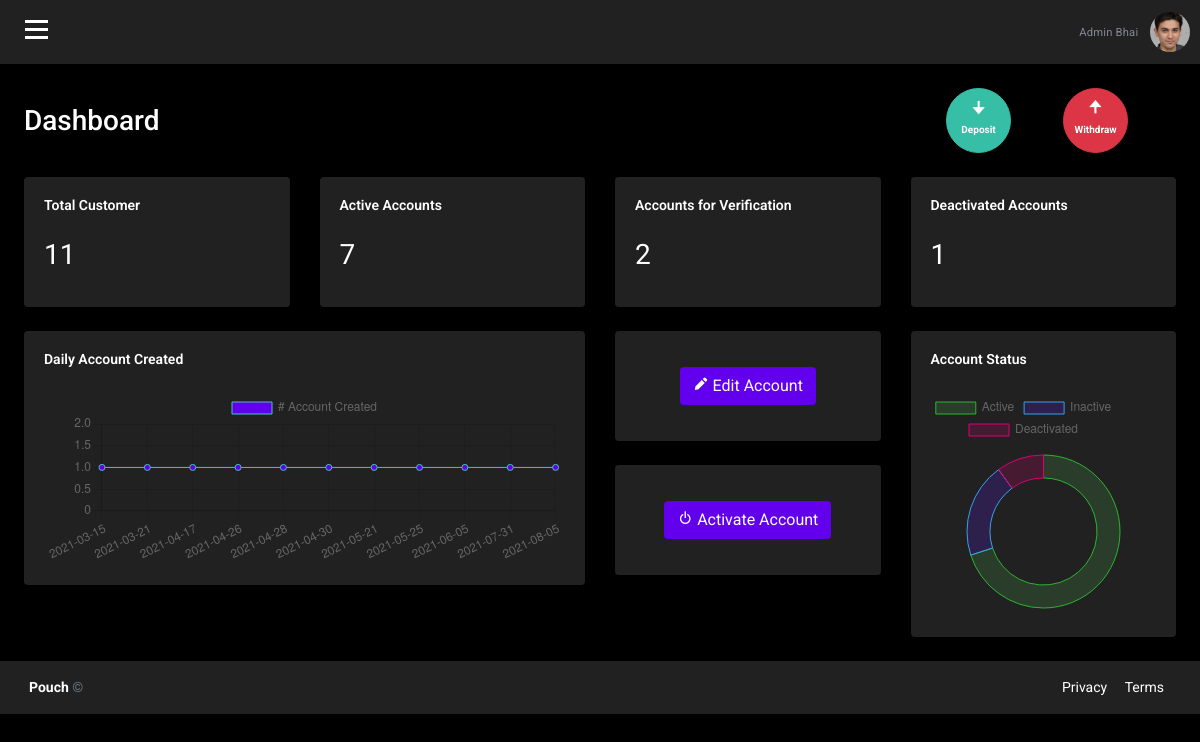
The page /admin/Dashboard.php (signed in) on the database its author committed.
### tables this page shows
CREATE TABLE `customer_detail` (
  `C_No` int(11) NOT NULL,
  `Account_No` varchar(12) NOT NULL,
  `C_First_Name` text NOT NULL,
  `C_Last_Name` text NOT NULL,
  `Gender` text NOT NULL,
  `C_Father_Name` text NOT NULL,
  `C_Mother_Name` text NOT NULL,
  `C_Birth_Date` date NOT NULL,
  `C_Adhar_No` varchar(12) NOT NULL,
  `C_Pan_No` varchar(10) NOT NULL,
  `C_Mobile_No` varchar(10) NOT NULL,
  `C_Email` varchar(200) NOT NULL,
  `C_Pincode` varchar(6) NOT NULL,
  `C_Adhar_Doc` varchar(500) NOT NULL,
  `C_Pan_Doc` varchar(500) NOT NULL,
  `Create_Date` date NOT NULL DEFAULT current_timestamp(),
  `ProfileColor` varchar(100) NOT NULL,
  `ProfileImage` varchar(400) NOT NULL,
  `Bio` varchar(100) NOT NULL
);

### admin/adminData.php (called while the page is built, shortened)
<?php
    $AccountNo = $_SESSION['accountNo'];
    $query = "SELECT * FROM customer_detail WHERE Account_No = '$AccountNo'";
    $result = mysqli_query($conn, $query) or die(mysqli_error($conn));
    if (mysqli_num_rows($result) > 0) {
        while ($row = mysqli_fetch_assoc($result)) {
            $Fname = $row['C_First_Name'];
            $Lname = $row['C_Last_Name'];
            $Profile = $row['ProfileImage'];
        }
        $Admin = $Fname." ".$Lname;
        $AdminProfile = "../user/".$Profile;
    }
?>

### admin/Dashboard.php (the view, shortened to what this page needs)
<?php
include '../user/connection.php';
include "../admin/adminData.php";
$TotalCustomer = mysqli_query($conn, " SELECT * FROM customer_detail");
$TotalCustomer = mysqli_num_rows($TotalCustomer);
$ActiveAccount = mysqli_query($conn, " SELECT * FROM login where Status = 'Active' ");
$ActiveAccount = mysqli_num_rows($ActiveAccount);
$InactiveAccount = mysqli_query($conn, " SELECT * FROM login where Status = 'inactive' ");
$InactiveAccount = mysqli_num_rows($InactiveAccount);
$DeactiveAccount = mysqli_query($conn, " SELECT * FROM login where Status = 'Deactivated' ");
$DeactiveAccount = mysqli_num_rows($DeactiveAccount);
$query = "SELECT
DATE(Create_Date) AS DATE,
COUNT(C_No)
FROM
customer_detail
GROUP BY
DATE(Create_Date)
";
$result = mysqli_query($conn, $query);
$date = array();
$data = array();
if (mysqli_num_rows($result) > 0) {
    while ($row = mysqli_fetch_assoc($result)) {
        $date[] = $row['DATE'];
        $data[] = (int)$row['COUNT(C_No)'];
    }
}
?>
<!doctype html>
<html lang="en">
<head>
    <link rel="stylesheet" href="https://stackpath.bootstrapcdn.com/bootstrap/4.1.3/css/bootstrap.min.css">
    <link rel="stylesheet" href="../assets/vendor/boxicons/css/boxicons.css">
    <link rel="stylesheet" href="../assets/vendor/boxicons/css/boxicons.min.css">
    <link rel="stylesheet" href="../assets/vendor/boxicons/css/animations.css">
    <link rel="stylesheet" href="../assets/vendor/boxicons/css/transformations.css">
    <link rel="stylesheet" href="https://use.fontawesome.com/releases/v5.7.2/css/all.css">
    <link rel="stylesheet" href="../admin/css/AdminDash.css">
</head>
<body class="dark_bg">
    <div id="wrapper">
        <div id="page-content-wrapper">
            <div id="content">
                <div class="container-fluid p-0 px-lg-0 px-md-0">
                    <nav class="navbar navbar-expand navbar-light gray_bg my-navbar">
                        <div type="button" id="bar" class="nav-icon1 hamburger animated fadeInLeft is-closed" data-toggle="offcanvas">
                            <span class="light_bg"></span>
                            <span class="light_bg"></span>
                            <span class="light_bg"></span>
                        </div>
                        <ul class="navbar-nav ml-auto">
                            <li>
                                <a class="nav-link" href="#" role="button">
                                    <span class="mr-2 d-none d-lg-inline text-gray-600 small"><?php echo $Admin ?></span>
                                    <img id="AdminDropdown" class="img-profile rounded-circle" src="<?php echo $AdminProfile; ?>">
                                </a>
                            </li>
                        </ul>
                    </nav>
                    <div class="container-fluid px-lg-4 dark_bg light">
                        <div class="row">
                            <div class="col-md-12 mt-lg-4 mt-4">
                                <div class="d-sm-flex align-items-center justify-content-between mb-4">
                                    <h1 class="h3 mb-0 light">Dashboard</h1>
                                    <div>
                                        <a href="../admin/wallet/Deposit.php" role="button" class="btn btn-success btn-circle btn-md ShowHide mr-5">
                                            <div><i class='bx bxs-down-arrow-alt bx-sm'></i></div>Deposit
                                        </a>
                                        <a href="../admin/wallet/Withdraw.php" role="button" class="btn btn-danger btn-circle btn-md ShowHide mr-5">
                                            <div><i class='bx bxs-up-arrow-alt bx-sm'></i></div>Withdraw
                                        </a>
                                    </div>
                                </div>
                            </div>
                            <div class="col-md-12">
                                <div class="row">
                                    <div class="col-sm-3">
                                        <div class="card gray_bg">
                                            <div class="card-body card-shadow">
                                                <h5 class="card-title light mb-4 ">Total Customer</h5>
                                                <h1 class="display-5 mt-1 mb-3 light"><?php echo "$TotalCustomer"; ?></h1>
                                            </div>
                                        </div>
                                    </div>
                                    <div class="col-sm-3">
                                        <div class="card gray_bg">
                                            <div class="card-body card-shadow">
                                                <h5 class="card-title light mb-4">Active Accounts</h5>
                                                <h1 class="display-5 mt-1 mb-3 light"><?php echo $ActiveAccount; ?></h1>
                                            </div>
                                        </div>
                                    </div>
                                    <div class="col-sm-3">
                                        <div class="card gray_bg">
                                            <div class="card-body card-shadow">
                                                <h5 class="card-title light mb-4">Accounts for Verification</h5>
                                                <h1 class="display-5 mt-1 mb-3 light"><?php echo $InactiveAccount; ?></h1>
                                            </div>
                                        </div>
                                    </div>
                                    <div class="col-sm-3">
                                        <div class="card gray_bg">
                                            <div class="card-body card-shadow">
                                                <h5 class="card-title light mb-4">Deactivated Accounts</h5>
                                                <h1 class="display-5 mt-1 mb-3 light"><?php echo $DeactiveAccount; ?></h1>
                                            </div>
                                        </div>
                                    </div>
                                </div>
                            </div>
                            <div class="col-md-12">
                                <div class="row">
                                    <div class="col-md-6">
                                        <div class="card gray_bg">
                                            <div class="card-body card-shadow">
                                                <h5 class="card-title light mb-4 ">Daily Account Created</h5>
                                                <canvas id="Customer" width="600" height="200"></canvas>
                                            </div>
                                        </div>
                                    </div>
                                    <div class="col-md-6">
                                        <div class="row">
                                            <div class="col-sm-6">
                                                <div class="row">
                                                    <div class="col-sm-12">
                                                        <div class="card gray_bg">
                                                            <div class="card-body card-shadow">
                                                                <div class="d-flex justify-content-center">
                                                                    <a role="button" href="../admin/accounts/EditAccount.php" class="btn text-decoration-none btn-custo mt-3 mb-3"><i class='bx bxs-pencil'></i> Edit Account</a>
                                                                </div>
                                                            </div>
                                                        </div>
                                                    </div>
                                                    <div class="col-sm-12">
                                                        <div class="card gray_bg">
                                                            <div class="card-body card-shadow">
                                                                <div class="d-flex justify-content-center">
                                                                    <a role="button" href="../admin/accounts/ActivateAccount.php" class="btn text-decoration-none btn-custo mt-3 mb-3"><i class='bx bx-power-off'></i> Activate Account</a>
                                                                </div>
                                                            </div>
                                                        </div>
                                                    </div>
                                                </div>
                                            </div>
                                            <div class="col-sm-6">
                                                <div class="card gray_bg">
                                                    <div class="card-body card-shadow">
                                                        <h5 class="card-title light mb-4">Account Status</h5>
                                                        <canvas id="Accounts"></canvas>
                                                    </div>
                                                </div>
                                            </div>
                                        </div>
                                    </div>
                                </div>
                            </div>
                        </div>
                    </div>
                </div>
                <footer class="footer gray_bg">
                    <div class="container-fluid">
                        <div class="row text-muted">
                            <div class="col-6 text-left">
                                <p class="mb-0">
                                    <a href="../index.php" class="text-muted light"><strong>Pouch
                                        </strong></a> &copy
                                </p>
                            </div>
                            <div class="col-6 text-right">
                                <ul class="list-inline">
                                    <li class="footer-item">
                                        <a class="text-muted light" href="../privacypolicy.html">Privacy</a>
                                    </li>
                                    <li class="footer-item">
                                        <a class="text-muted light" href="../terms.html">Terms</a>
                                    </li>
                                </ul>
                            </div>
                        </div>
                    </div>
                </footer>
            </div>
        </div>
    </div>
    <script>
        var ctx = document.getElementById('Accounts').getContext('2d');
        var myChart = new Chart(ctx, {
            type: 'doughnut',
            data: {
                labels: ['Active', 'Inactive', 'Deactivated'],
                datasets: [{
                    label: '# of Votes',
                    data: [<?php echo $ActiveAccount ?>, <?php echo $InactiveAccount ?>, <?php echo $DeactiveAccount ?>],
                    backgroundColor: [
                        'rgba(76, 175, 80, 0.2)',
                        'rgba(102, 31, 255, 0.2)',
                        'rgb(221, 0, 114, 0.2)'
                    ],
                    borderColor: [
                        'rgba(47, 202, 53, 0.86)',
                        'rgba(54, 162, 235, 1)',
                        'rgb(221, 0, 114, 1)'
                    ],
                    borderWidth: 1,
                    barThickness: 70,
                }]
            },
            options: {
                cutout: "70%",
                radius: "90%",
                // responsive: false,
                layout: {
                    padding: {
                        left: -40,
                    },
                }
            }
        });
        var ctx = document.getElementById('Customer').getContext('2d');
        var myChart = new Chart(ctx, {
            type: 'line',
            data: {
                labels: <?php echo json_encode($date); ?>,
                datasets: [{
                    label: '# Account Created',
                    data: <?php echo json_encode($data); ?>,
                    backgroundColor: [
                        'rgba(98,0,238,1)',
                    ],
                    borderColor: 'rgb(75, 192, 192)',
                    borderWidth: 1
                }]
            },
            options: {
                // responsive:false,
            }
        });
    </script>
</body>
</html>

### rows shown on the page
customer_detail: Admin "Admin Bhai", ProfileImage (picture)

### other values the page prints
$TotalCustomer "11"
$ActiveAccount "7"
$InactiveAccount "2"
$DeactiveAccount "1"
chart data {{ $ActiveAccount }} 7
chart data {{ $InactiveAccount }} 2
chart data {{ $DeactiveAccount }} 1
chart data {{ json_encode($date) }} ["2021-03-15","2021-03-21","2021-04-17","2021-04-26","2021-04-28","2021-04-30","2021-05-21","2021-05-25","2021-06-05","2021-07-31","2021-08-05"]
